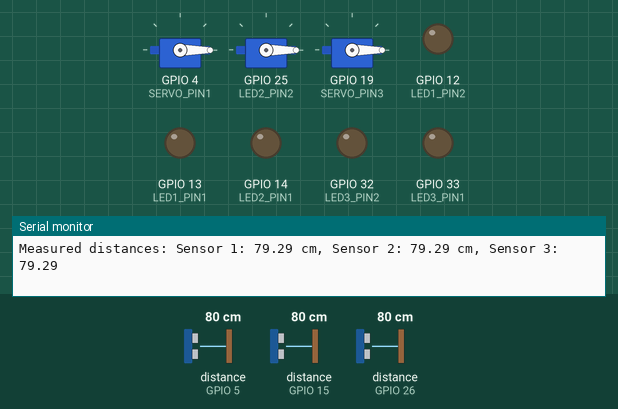
This sketch was run on a simulated ESP32. Parts: 3 × servo, output pins drawn as LEDs (lit = HIGH), the last lines printed to the serial monitor. Wiring (inferred from the names in the program): 3 × ultrasonic range finder: trigger GPIO 2, echo GPIO 15 / trigger GPIO 18, echo GPIO 5 / trigger GPIO 27, echo GPIO 26. Inputs (shaded band) come from the test bench; at power-on: distance to the obstacle (sensors on GPIO 5, GPIO 15, GPIO 26) 80 cm. The echo pulse lasts 58.3 µs per cm; pins used as bus, display or sensor lines are not drawn.

Above: at 1.2 s.
1.3 s: distance to the obstacle (sensor on GPIO 5) set to 6 cm
2.8 s: distance to the obstacle (sensor on GPIO 5) set to 3 cm
At 3.8 s:
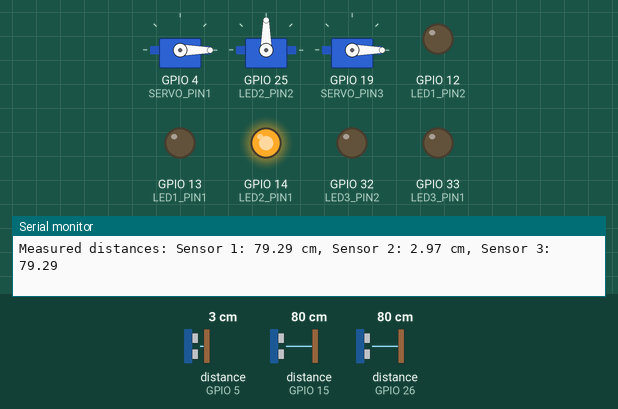
4.3 s: distance to the obstacle (sensor on GPIO 15) set to 6 cm
5.8 s: distance to the obstacle (sensor on GPIO 15) set to 3 cm
At 6.8 s:
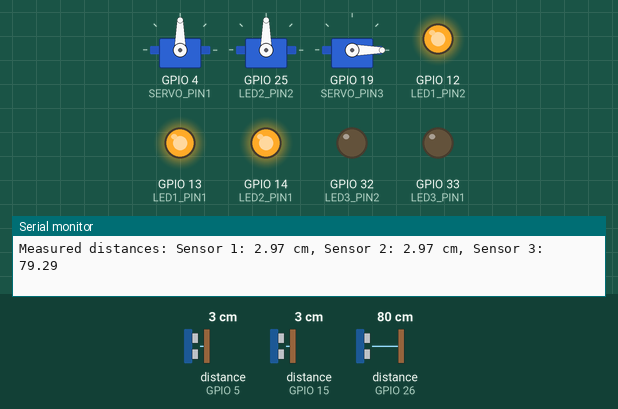
7.3 s: distance to the obstacle (sensor on GPIO 26) set to 6 cm
8.8 s: distance to the obstacle (sensor on GPIO 26) set to 3 cm
At 9.2 s:
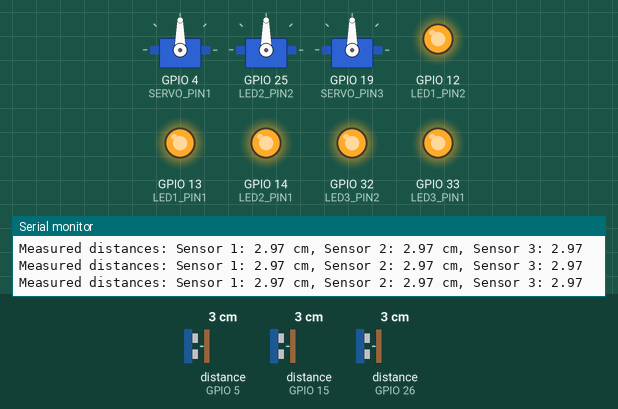
Timing chart, 0 to 11.3 s (numbered marks = the images above; inputs shaded):
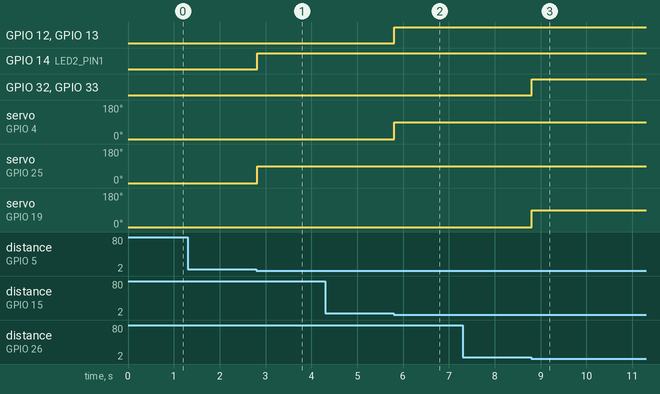

The sketch:

esp32-smartparking.ino
```cpp
#include <ESP32Servo.h>

#define ECHO_PIN1 15 // Pins for Sensor 1
#define TRIG_PIN1 2  // Pins for Sensor 1

#define ECHO_PIN2 5  // Pins for Sensor 2
#define TRIG_PIN2 18 // Pins for Sensor 2

#define ECHO_PIN3 26 // Pins for Sensor 3
#define TRIG_PIN3 27 // Pins for Sensor 3

int LED1_PIN1 = 13;
int LED1_PIN2 = 12;
int LED2_PIN1 = 14;
int LED2_PIN2 = 25;
int LED3_PIN1 = 33;
int LED3_PIN2 = 32;

// Define servo pins
int SERVO_PIN1 = 4;
int SERVO_PIN2 = 25;
int SERVO_PIN3 = 19;

// Create servo objects
Servo servo1;
Servo servo2;
Servo servo3;

void setup() {
  Serial.begin(115200);

  pinMode(LED1_PIN1, OUTPUT);
  pinMode(LED1_PIN2, OUTPUT);
  pinMode(LED2_PIN1, OUTPUT);
  pinMode(LED2_PIN2, OUTPUT);
  pinMode(LED3_PIN1, OUTPUT);
  pinMode(LED3_PIN2, OUTPUT);

  pinMode(TRIG_PIN1, OUTPUT);
  pinMode(ECHO_PIN1, INPUT);
  pinMode(TRIG_PIN2, OUTPUT);
  pinMode(ECHO_PIN2, INPUT);
  pinMode(TRIG_PIN3, OUTPUT);
  pinMode(ECHO_PIN3, INPUT);

  // Attach servos to the defined pins
  servo1.attach(SERVO_PIN1);
  servo2.attach(SERVO_PIN2);
  servo3.attach(SERVO_PIN3);
}

float readDistanceCM(int trigPin, int echoPin) {
  digitalWrite(trigPin, LOW);
  delayMicroseconds(2);
  digitalWrite(trigPin, HIGH);
  delayMicroseconds(10);
  digitalWrite(trigPin, LOW);
  int duration = pulseIn(echoPin, HIGH);
  return duration * 0.034 / 2;
}

void loop() {
  float distance1 = readDistanceCM(TRIG_PIN1, ECHO_PIN1);
  float distance2 = readDistanceCM(TRIG_PIN2, ECHO_PIN2);
  float distance3 = readDistanceCM(TRIG_PIN3, ECHO_PIN3);

  bool isNear1 = distance1 <= 4;
  digitalWrite(LED1_PIN1, isNear1);
  digitalWrite(LED1_PIN2, isNear1);

  bool isNear2 = distance2 <= 4;
  digitalWrite(LED2_PIN1, isNear2);
  digitalWrite(LED2_PIN2, isNear2);

  bool isNear3 = distance3 <= 4;
  digitalWrite(LED3_PIN1, isNear3);
  digitalWrite(LED3_PIN2, isNear3);

  // Control the servos based on the distance readings
  if (isNear1) {
    servo1.write(90); // Open position
  } else {
    servo1.write(0);  // Closed position
  }

  if (isNear2) {
    servo2.write(90); // Open position
  } else {
    servo2.write(0);  // Closed position
  }

  if (isNear3) {
    servo3.write(90); // Open position
  } else {
    servo3.write(0);  // Closed position
  }

  Serial.print("Measured distances: ");
  Serial.print("Sensor 1: ");
  Serial.print(distance1);
  Serial.print(" cm, Sensor 2: ");
  Serial.print(distance2);
  Serial.print(" cm, Sensor 3: ");
  Serial.println(distance3);
  delay(10);
}
```

Measured:
- the behaviour switches between 5 and 4 cm on distance to the obstacle (sensor on GPIO 5) (found by bisection; images 0 and 1)
- the behaviour switches between 5 and 4 cm on distance to the obstacle (sensor on GPIO 15) (found by bisection; images 1 and 2)
- the behaviour switches between 5 and 4 cm on distance to the obstacle (sensor on GPIO 26) (found by bisection; images 2 and 3)
- after the input at 2.8 s, GPIO 14 (LED2_PIN1): LOW → HIGH at once; servo on GPIO 25 (LED2_PIN2): 0° → 90° at once
- after the input at 5.8 s, GPIO 12 (LED1_PIN2), GPIO 13 (LED1_PIN1): LOW → HIGH at once; servo on GPIO 4 (SERVO_PIN1): 0° → 90° at once
- after the input at 8.8 s, GPIO 32 (LED3_PIN2), GPIO 33 (LED3_PIN1): LOW → HIGH at once; servo on GPIO 19 (SERVO_PIN3): 0° → 90° at once
